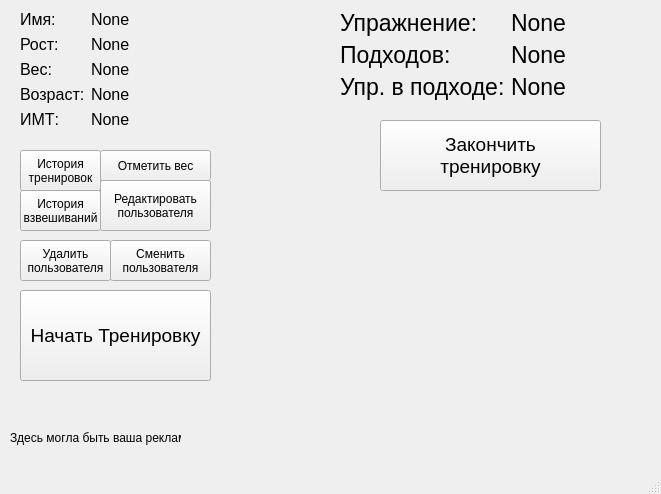
<?xml version="1.0" encoding="UTF-8"?>
<ui version="4.0">
 <class>MainWindow</class>
 <widget class="QMainWindow" name="MainWindow">
  <property name="geometry">
   <rect>
    <x>0</x>
    <y>0</y>
    <width>661</width>
    <height>494</height>
   </rect>
  </property>
  <property name="sizePolicy">
   <sizepolicy hsizetype="Fixed" vsizetype="Fixed">
    <horstretch>0</horstretch>
    <verstretch>0</verstretch>
   </sizepolicy>
  </property>
  <property name="windowTitle">
   <string>MainWindow</string>
  </property>
  <widget class="QWidget" name="centralwidget">
   <widget class="QWidget" name="formLayoutWidget">
    <property name="geometry">
     <rect>
      <x>20</x>
      <y>10</y>
      <width>231</width>
      <height>131</height>
     </rect>
    </property>
    <layout class="QFormLayout" name="formLayout">
     <item row="0" column="0">
      <widget class="QLabel" name="label">
       <property name="font">
        <font>
         <pointsize>12</pointsize>
        </font>
       </property>
       <property name="text">
        <string>Имя:</string>
       </property>
      </widget>
     </item>
     <item row="0" column="1">
      <widget class="QLabel" name="nameLabel">
       <property name="font">
        <font>
         <pointsize>12</pointsize>
        </font>
       </property>
       <property name="text">
        <string>None</string>
       </property>
      </widget>
     </item>
     <item row="1" column="0">
      <widget class="QLabel" name="label_3">
       <property name="font">
        <font>
         <pointsize>12</pointsize>
        </font>
       </property>
       <property name="text">
        <string>Рост:</string>
       </property>
      </widget>
     </item>
     <item row="1" column="1">
      <widget class="QLabel" name="heightLabel">
       <property name="font">
        <font>
         <pointsize>12</pointsize>
        </font>
       </property>
       <property name="text">
        <string>None</string>
       </property>
      </widget>
     </item>
     <item row="2" column="0">
      <widget class="QLabel" name="label_5">
       <property name="font">
        <font>
         <pointsize>12</pointsize>
        </font>
       </property>
       <property name="text">
        <string>Вес:</string>
       </property>
      </widget>
     </item>
     <item row="2" column="1">
      <widget class="QLabel" name="weightLabel">
       <property name="font">
        <font>
         <pointsize>12</pointsize>
        </font>
       </property>
       <property name="text">
        <string>None</string>
       </property>
      </widget>
     </item>
     <item row="4" column="0">
      <widget class="QLabel" name="label_7">
       <property name="font">
        <font>
         <pointsize>12</pointsize>
        </font>
       </property>
       <property name="text">
        <string>ИМТ:</string>
       </property>
      </widget>
     </item>
     <item row="4" column="1">
      <widget class="QLabel" name="bmiLabel">
       <property name="font">
        <font>
         <pointsize>12</pointsize>
        </font>
       </property>
       <property name="text">
        <string>None</string>
       </property>
      </widget>
     </item>
     <item row="3" column="0">
      <widget class="QLabel" name="label_8">
       <property name="font">
        <font>
         <pointsize>12</pointsize>
        </font>
       </property>
       <property name="text">
        <string>Возраст:</string>
       </property>
      </widget>
     </item>
     <item row="3" column="1">
      <widget class="QLabel" name="ageLabel">
       <property name="font">
        <font>
         <pointsize>12</pointsize>
        </font>
       </property>
       <property name="text">
        <string>None</string>
       </property>
      </widget>
     </item>
    </layout>
   </widget>
   <widget class="QPushButton" name="btnHistory">
    <property name="geometry">
     <rect>
      <x>20</x>
      <y>150</y>
      <width>81</width>
      <height>41</height>
     </rect>
    </property>
    <property name="text">
     <string>История
тренировок</string>
    </property>
   </widget>
   <widget class="QPushButton" name="btnWeightEdit">
    <property name="geometry">
     <rect>
      <x>100</x>
      <y>150</y>
      <width>111</width>
      <height>31</height>
     </rect>
    </property>
    <property name="text">
     <string>Отметить вес</string>
    </property>
   </widget>
   <widget class="QPushButton" name="btnDataReset">
    <property name="geometry">
     <rect>
      <x>20</x>
      <y>240</y>
      <width>91</width>
      <height>41</height>
     </rect>
    </property>
    <property name="font">
     <font>
      <pointsize>9</pointsize>
     </font>
    </property>
    <property name="text">
     <string>Удалить
пользователя</string>
    </property>
   </widget>
   <widget class="QLabel" name="addLabel">
    <property name="geometry">
     <rect>
      <x>10</x>
      <y>430</y>
      <width>171</width>
      <height>16</height>
     </rect>
    </property>
    <property name="text">
     <string>Здесь могла быть ваша реклама!</string>
    </property>
   </widget>
   <widget class="QPushButton" name="btnStartTraining">
    <property name="geometry">
     <rect>
      <x>20</x>
      <y>290</y>
      <width>191</width>
      <height>91</height>
     </rect>
    </property>
    <property name="font">
     <font>
      <pointsize>14</pointsize>
     </font>
    </property>
    <property name="text">
     <string>Начать Тренировку</string>
    </property>
   </widget>
   <widget class="QPushButton" name="btnUserEdit">
    <property name="geometry">
     <rect>
      <x>100</x>
      <y>180</y>
      <width>111</width>
      <height>51</height>
     </rect>
    </property>
    <property name="text">
     <string>Редактировать
пользователя</string>
    </property>
   </widget>
   <widget class="QPushButton" name="btnUserChange">
    <property name="geometry">
     <rect>
      <x>110</x>
      <y>240</y>
      <width>101</width>
      <height>41</height>
     </rect>
    </property>
    <property name="font">
     <font>
      <pointsize>9</pointsize>
     </font>
    </property>
    <property name="text">
     <string>Сменить
пользователя</string>
    </property>
   </widget>
   <widget class="QWidget" name="trainingWidget" native="true">
    <property name="geometry">
     <rect>
      <x>340</x>
      <y>10</y>
      <width>311</width>
      <height>221</height>
     </rect>
    </property>
    <widget class="QPushButton" name="btnEndTraining">
     <property name="geometry">
      <rect>
       <x>40</x>
       <y>110</y>
       <width>221</width>
       <height>71</height>
      </rect>
     </property>
     <property name="font">
      <font>
       <pointsize>14</pointsize>
      </font>
     </property>
     <property name="text">
      <string>Закончить
тренировку</string>
     </property>
    </widget>
    <widget class="QWidget" name="formLayoutWidget_2">
     <property name="geometry">
      <rect>
       <x>0</x>
       <y>0</y>
       <width>311</width>
       <height>101</height>
      </rect>
     </property>
     <layout class="QFormLayout" name="trainingLayout">
      <item row="0" column="0">
       <widget class="QLabel" name="exercLabel">
        <property name="font">
         <font>
          <pointsize>17</pointsize>
         </font>
        </property>
        <property name="text">
         <string>Упражнение:</string>
        </property>
       </widget>
      </item>
      <item row="0" column="1">
       <widget class="QLabel" name="exercDataLabel">
        <property name="font">
         <font>
          <pointsize>17</pointsize>
         </font>
        </property>
        <property name="text">
         <string>None</string>
        </property>
       </widget>
      </item>
      <item row="1" column="0">
       <widget class="QLabel" name="apprLabel">
        <property name="font">
         <font>
          <pointsize>17</pointsize>
         </font>
        </property>
        <property name="text">
         <string>Подходов:</string>
        </property>
       </widget>
      </item>
      <item row="1" column="1">
       <widget class="QLabel" name="apprDataLabel">
        <property name="font">
         <font>
          <pointsize>17</pointsize>
         </font>
        </property>
        <property name="text">
         <string>None</string>
        </property>
       </widget>
      </item>
      <item row="2" column="0">
       <widget class="QLabel" name="exercInApprLabel">
        <property name="font">
         <font>
          <pointsize>17</pointsize>
         </font>
        </property>
        <property name="text">
         <string>Упр. в подходе:</string>
        </property>
       </widget>
      </item>
      <item row="2" column="1">
       <widget class="QLabel" name="exercInApprDataLabel">
        <property name="font">
         <font>
          <pointsize>17</pointsize>
         </font>
        </property>
        <property name="text">
         <string>None</string>
        </property>
       </widget>
      </item>
     </layout>
    </widget>
   </widget>
   <widget class="QPushButton" name="btnWeightHistory">
    <property name="geometry">
     <rect>
      <x>20</x>
      <y>190</y>
      <width>81</width>
      <height>41</height>
     </rect>
    </property>
    <property name="text">
     <string>История
взвешиваний</string>
    </property>
   </widget>
  </widget>
  <widget class="QMenuBar" name="menubar">
   <property name="geometry">
    <rect>
     <x>0</x>
     <y>0</y>
     <width>661</width>
     <height>21</height>
    </rect>
   </property>
  </widget>
  <widget class="QStatusBar" name="statusbar"/>
 </widget>
 <resources/>
 <connections/>
</ui>
